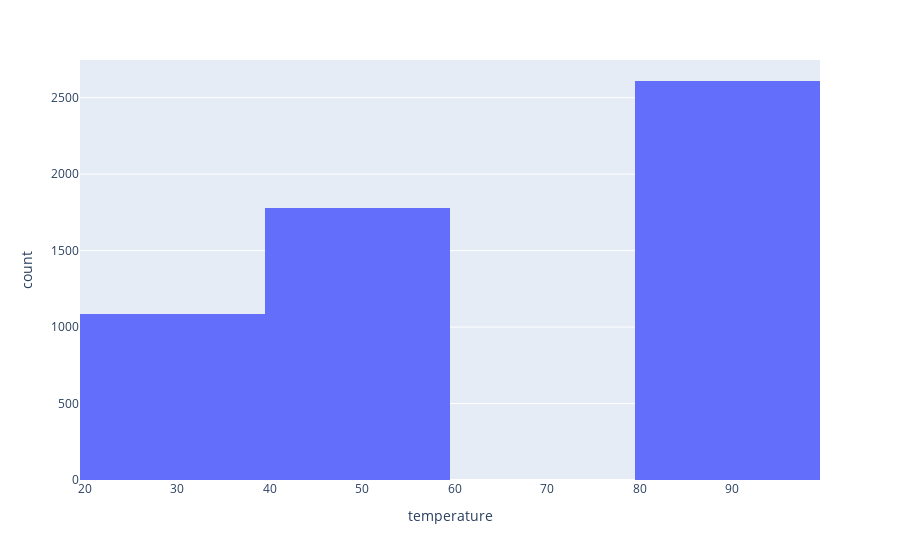

Notebook code cell kept with this figure:
### Markdown cell above
Findings:
            Data indicates that most of the coupons accepted when temprature was 80 degree. at the sametime most of the coupons were not accepted when temprature was 80 degree.  So, i don't see effect of temprature on concumers decision of accepting coupons.

### Code cell
px.histogram(df_y_1.query("Y==1"),x='temperature')

px.histogram(df_y_1.query("Y==0"),x='temperature')

### Figure 1 — Plotly figure (JSON) as saved in the notebook; plotly's stock layout.template omitted (floating-point values rounded to 4 significant figures; data arrays with more than 128 entries replaced by an {"elided": "..."} marker saying what was removed)
{"data": [{"alignmentgroup": "True", "bingroup": "x", "hovertemplate": "temperature=%{x}<br>count=%{y}<extra></extra>", "legendgroup": "", "marker": {"color": "#636efa", "pattern": {"shape": ""}}, "name": "", "offsetgroup": "", "orientation": "v", "showlegend": false, "type": "histogram", "x": {"elided": "5474 int values"}, "xaxis": "x", "yaxis": "y"}], "layout": {"barmode": "relative", "legend": {"tracegroupgap": 0}, "margin": {"t": 60}, "xaxis": {"anchor": "y", "domain": [0, 1], "title": {"text": "temperature"}}, "yaxis": {"anchor": "x", "domain": [0, 1], "title": {"text": "count"}}}}
